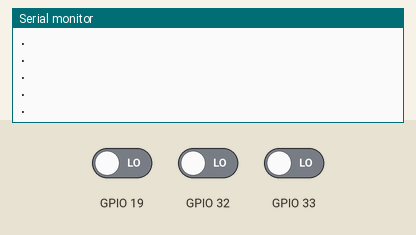
Recording of a sketch running on a simulated ESP32. Parts: the last lines printed to the serial monitor. Inputs (shaded band) come from the test bench; at power-on: GPIO 19 LOW, GPIO 32 LOW, GPIO 33 LOW.

Above: at 1.2 s.
1.3 s: GPIO 19 driven HIGH
At 1.32 s:
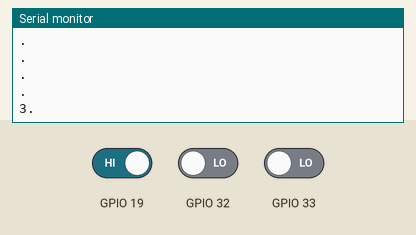
2.8 s: GPIO 32 driven HIGH
At 2.82 s:
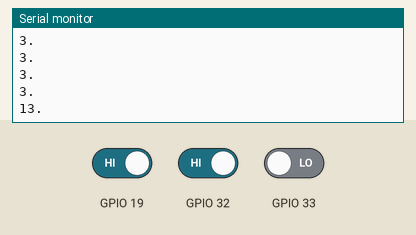
4.3 s: GPIO 33 driven HIGH
At 4.32 s:
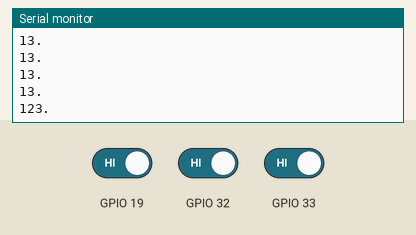
5.8 s: GPIO 19 driven LOW
At 5.82 s:
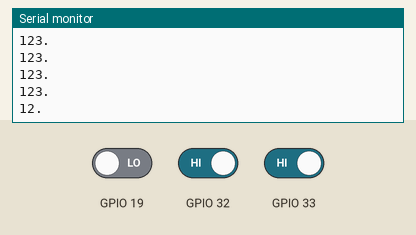
7.3 s: GPIO 32 driven LOW
At 7.32 s:
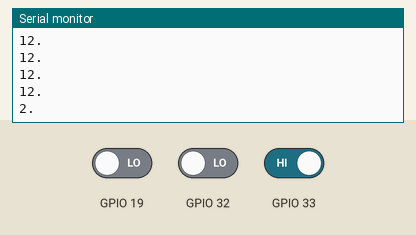
Timing chart, 0 to 9.8 s (numbered marks = the images above; inputs shaded):
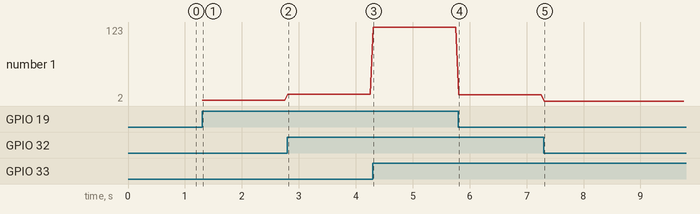

The sketch:

ESP32-teste-internal-PULLDOWN.ino
```cpp
void setup() {
  // put your setup code here, to run once:


  pinMode(32, INPUT_PULLDOWN);
  pinMode(33, INPUT_PULLDOWN);
  pinMode(19, INPUT_PULLDOWN);


  Serial.begin(9600);


}

void loop() {


  if (digitalRead(32)) {
    Serial.print("1");
  }


  if (digitalRead(33)) {
    Serial.print("2");
  }


   if (digitalRead(19)) {
    Serial.print("3");
  }


  delay(50);

    Serial.println(".");


}
```

Measured:
- after the input at 1.3 s, the serial monitor: prints a new line at once (image 1)
- after the input at 2.8 s, the serial monitor: prints a new line at once (image 2)
- after the input at 4.3 s, the serial monitor: prints a new line at once (image 3)
- after the input at 5.8 s, the serial monitor: prints a new line at once (image 4)
- after the input at 7.3 s, the serial monitor: prints a new line at once (image 5)
- plotted number 1: 3 → 13 after the input at 2.8 s, 13 → 123 after the input at 4.3 s, 123 → 12 after the input at 5.8 s, 12 → 2 after the input at 7.3 s
